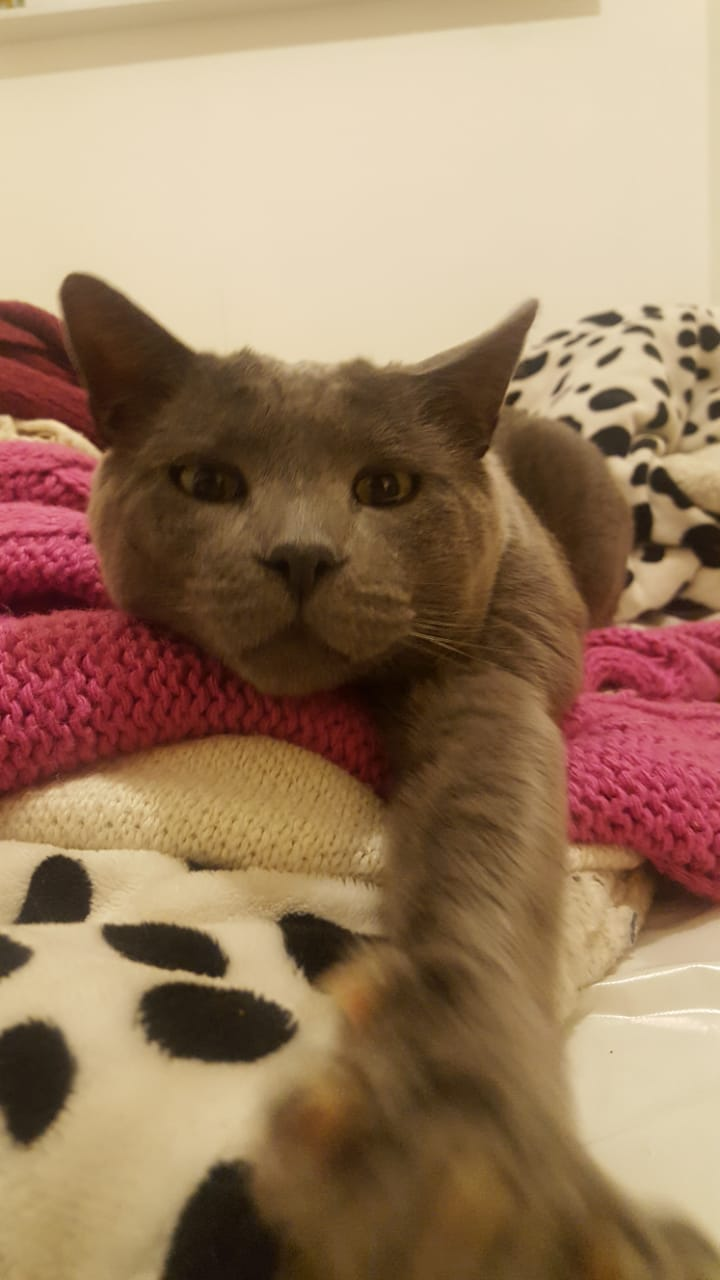
%> input picture TP0/IMG06.jpg, 720 x 1280 px
$ octave test.m   (GNU Octave 9; MATLAB toolbox functions it lacks are replaced by stand-ins)
%> lines starting %> are read from the running program, lines starting %| are printed output that depends on the picture

M = imread('IMG06.jpg');
%> M is the input picture: size 1280x720x3 uint8; mean R, G, B 155.6, 125.6, 97.4


M2=M;
M2(1:600,1:960,1)=125;
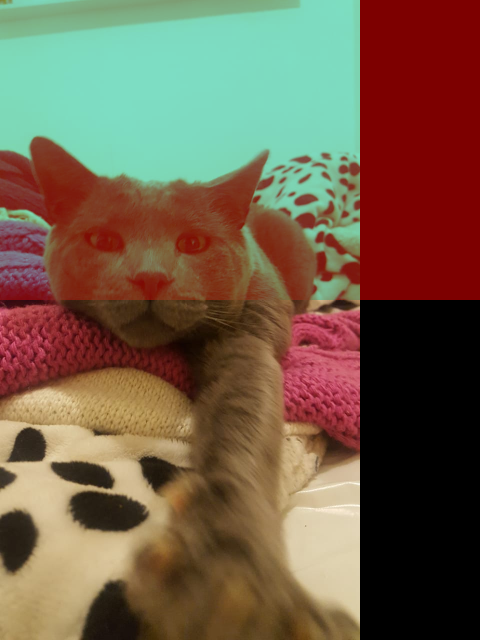
%> M2: size 1280x960x3 uint8 (shown at 1/2 size); mean R, G, B 113.2, 94.2, 73
M2(1:600,1:960,2)=125;
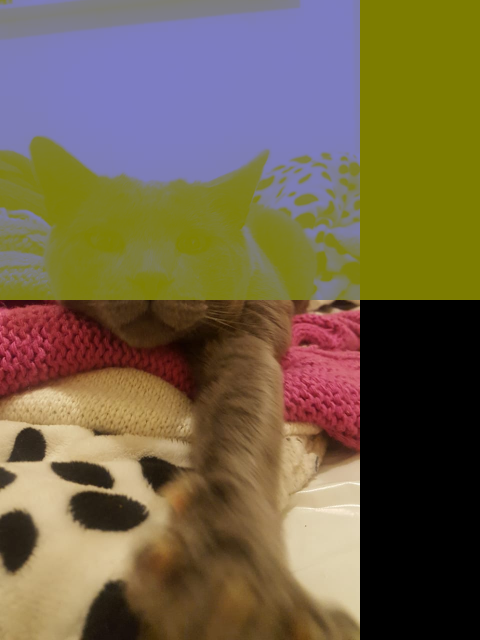
%> M2: size 1280x960x3 uint8 (shown at 1/2 size); mean R, G, B 113.2, 98.9, 73
M2(601:1200,1:960,1)=25;
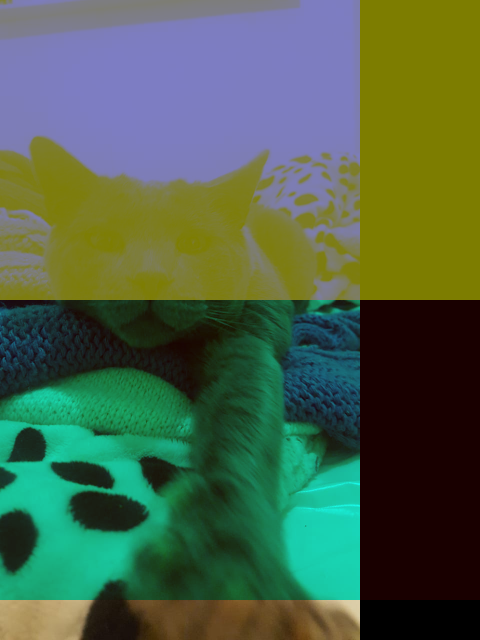
%> M2: size 1280x960x3 uint8 (shown at 1/2 size); mean R, G, B 75.7, 98.9, 73
M2(601:1200,1:960,3)=25;
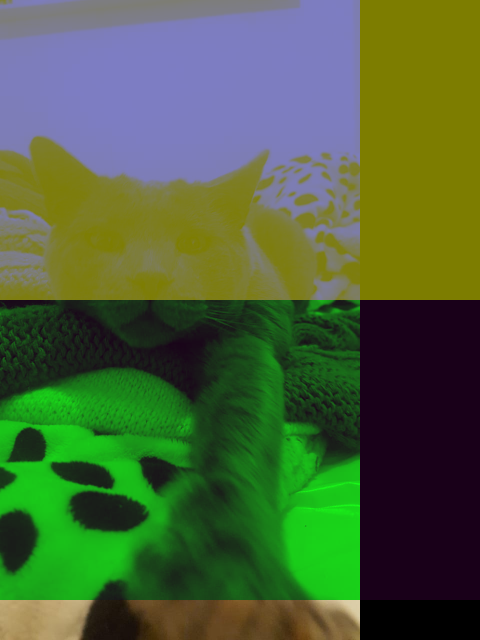
%> M2: size 1280x960x3 uint8 (shown at 1/2 size); mean R, G, B 75.7, 98.9, 58.5
M2(1:600,961:1980,2)=225;
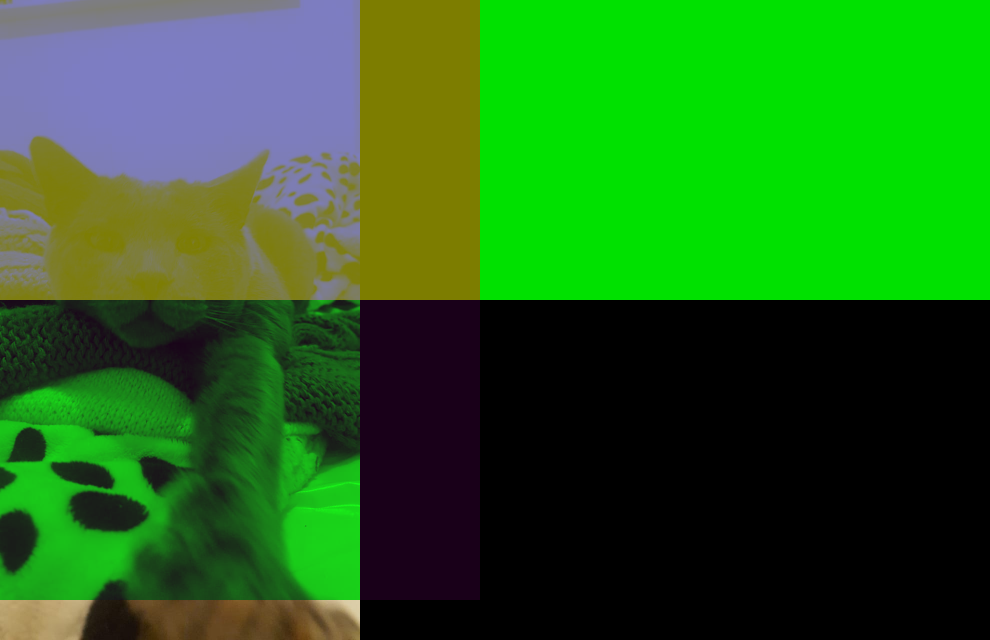
%> M2: size 1280x1980x3 uint8 (shown at 1/2 size); mean R, G, B 36.7, 102.3, 28.4
M2(1:600,961:1980,3)=225;
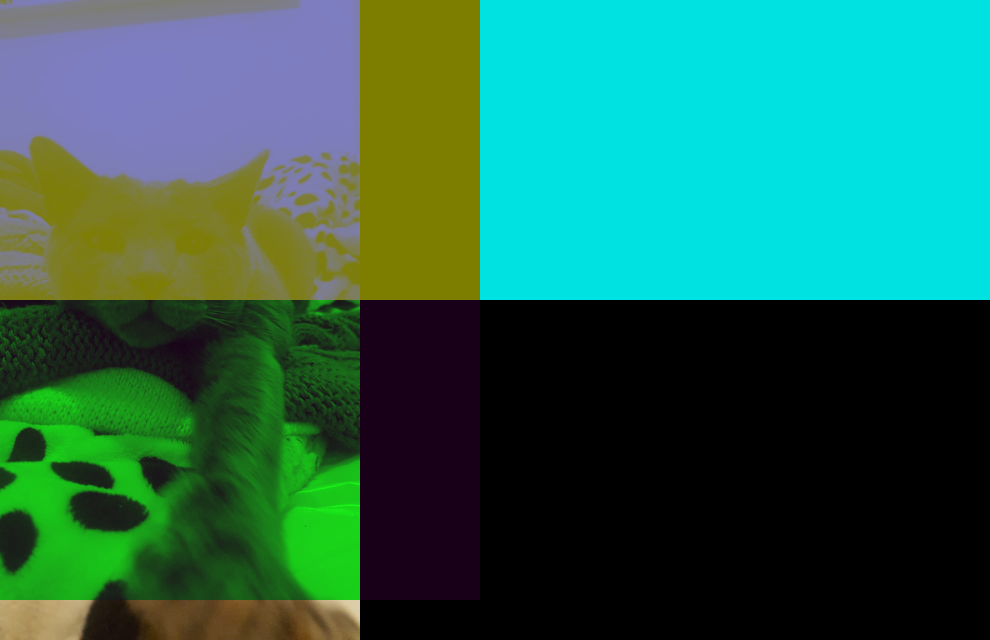
%> M2: size 1280x1980x3 uint8 (shown at 1/2 size); mean R, G, B 36.7, 102.3, 82.7
M2=rgb2gray(M2);
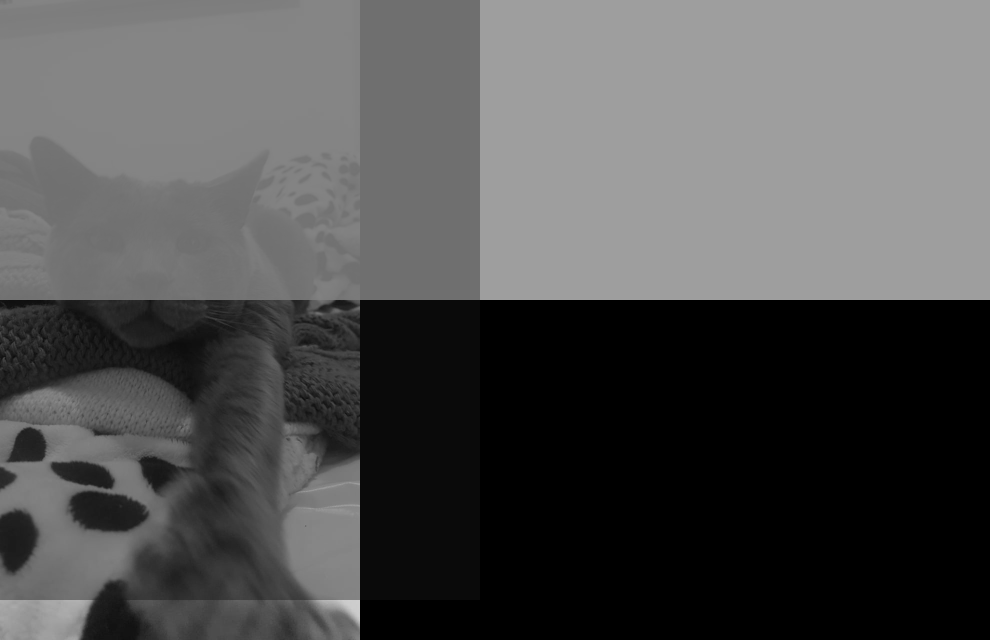
%> M2: size 1280x1980 uint8 (shown at 1/2 size); min 0, max 207, mean 80.5

imshow(M2);


imwrite(M2,'IMG02.png')

$ run again, with TP0/IMG001.jpg copied over TP0/IMG06.jpg
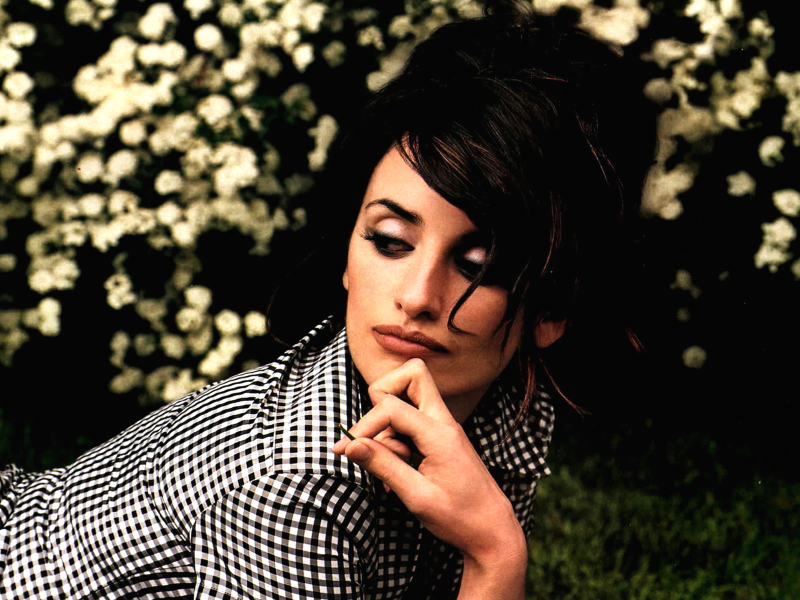
%> input picture TP0/IMG001.jpg, 1600 x 1200 px (shown at 1/2 size)
%> M is the input picture: size 1200x1600x3 uint8; mean R, G, B 75.8, 65.9, 52.1
%> `M2(1:600,961:1980,3)=225;`:
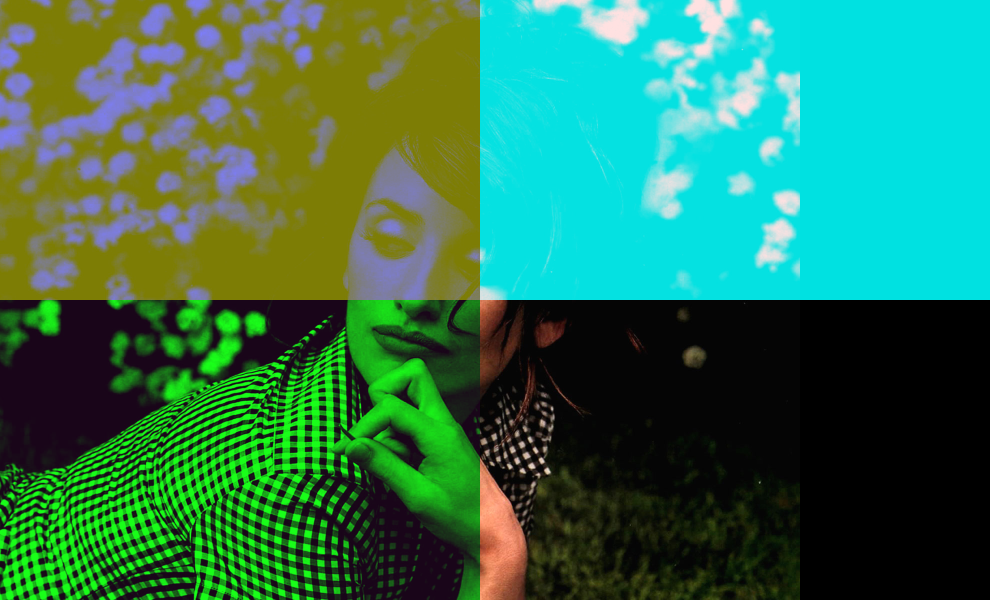
%> M2: size 1200x1980x3 uint8 (shown at 1/2 size); mean R, G, B 47, 115.9, 80.9
%> `M2=rgb2gray(M2);`:
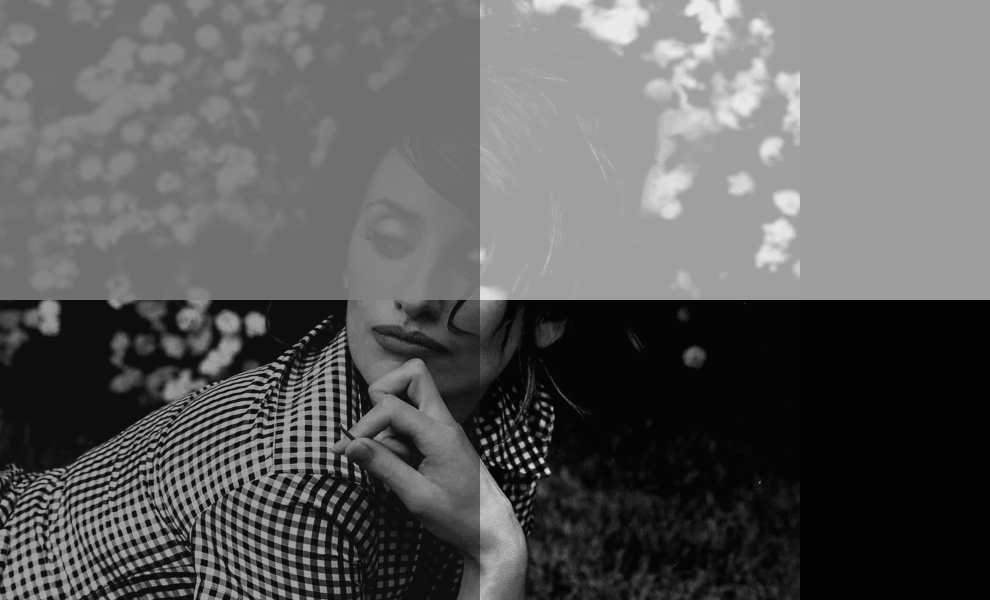
%> M2: size 1200x1980 uint8 (shown at 1/2 size); min 0, max 236, mean 91.3

$ run again, with TP0/IMG003.jpg copied over TP0/IMG06.jpg
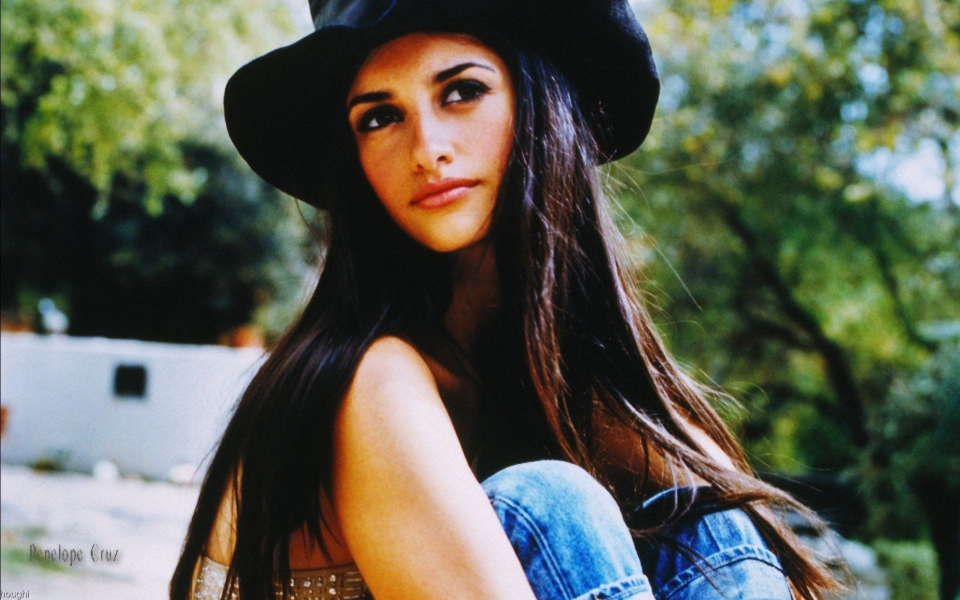
%> input picture TP0/IMG003.jpg, 1920 x 1200 px (shown at 1/2 size)
%> M is the input picture: size 1200x1920x3 uint8; mean R, G, B 92.4, 96, 82.3
%> `M2(1:600,961:1980,3)=225;`:
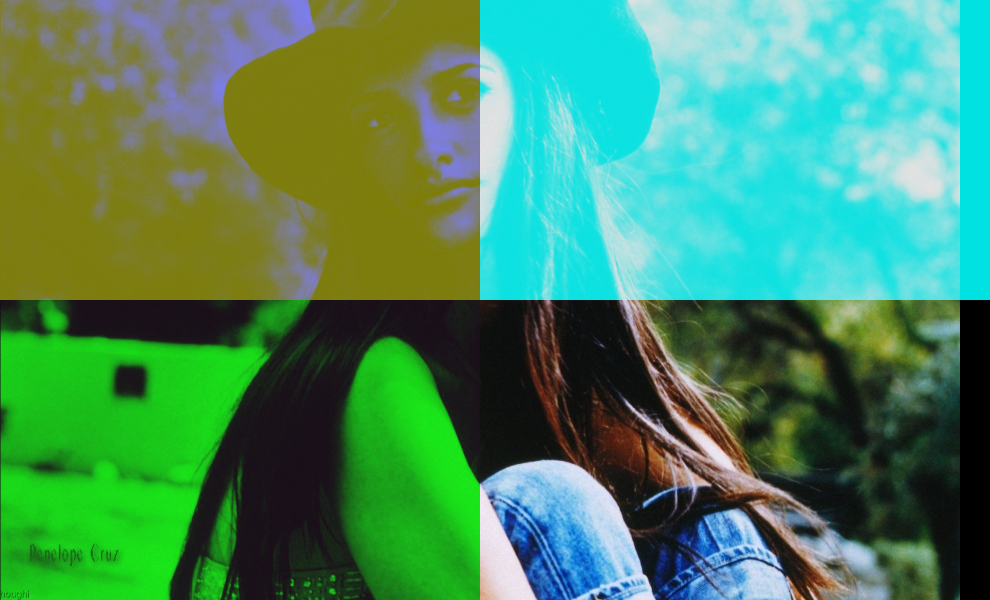
%> M2: size 1200x1980x3 uint8 (shown at 1/2 size); mean R, G, B 73.2, 138.7, 96.9
%> `M2=rgb2gray(M2);`:
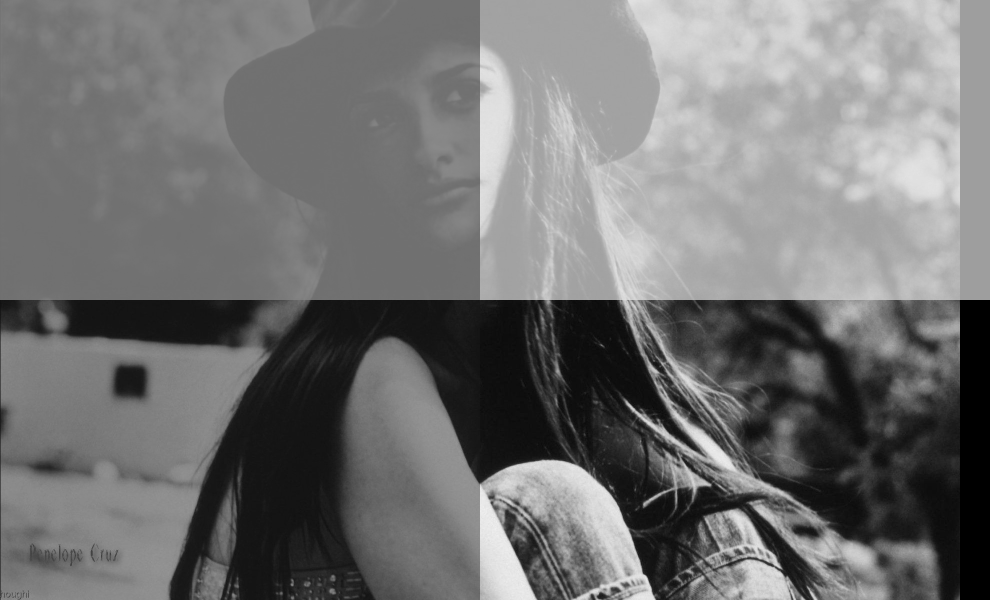
%> M2: size 1200x1980 uint8 (shown at 1/2 size); min 0, max 242, mean 114.4
